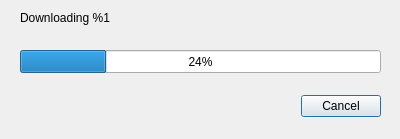
<?xml version="1.0" encoding="UTF-8"?>
<ui version="4.0">
 <class>WizDownloadObjectDataDialog</class>
 <widget class="QDialog" name="WizDownloadObjectDataDialog">
  <property name="geometry">
   <rect>
    <x>0</x>
    <y>0</y>
    <width>400</width>
    <height>139</height>
   </rect>
  </property>
  <property name="sizePolicy">
   <sizepolicy hsizetype="Preferred" vsizetype="Preferred">
    <horstretch>0</horstretch>
    <verstretch>0</verstretch>
   </sizepolicy>
  </property>
  <property name="windowTitle">
   <string>Downloading Object</string>
  </property>
  <widget class="QDialogButtonBox" name="buttonBox">
   <property name="geometry">
    <rect>
     <x>40</x>
     <y>90</y>
     <width>341</width>
     <height>32</height>
    </rect>
   </property>
   <property name="orientation">
    <enum>Qt::Horizontal</enum>
   </property>
   <property name="standardButtons">
    <set>QDialogButtonBox::Cancel</set>
   </property>
  </widget>
  <widget class="QLabel" name="labelDownloading">
   <property name="geometry">
    <rect>
     <x>20</x>
     <y>10</y>
     <width>361</width>
     <height>16</height>
    </rect>
   </property>
   <property name="text">
    <string>Downloading %1</string>
   </property>
  </widget>
  <widget class="QProgressBar" name="progressBar">
   <property name="geometry">
    <rect>
     <x>20</x>
     <y>50</y>
     <width>361</width>
     <height>23</height>
    </rect>
   </property>
   <property name="value">
    <number>24</number>
   </property>
  </widget>
 </widget>
 <resources/>
 <connections>
  <connection>
   <sender>buttonBox</sender>
   <signal>accepted()</signal>
   <receiver>WizDownloadObjectDataDialog</receiver>
   <slot>accept()</slot>
   <hints>
    <hint type="sourcelabel">
     <x>248</x>
     <y>254</y>
    </hint>
    <hint type="destinationlabel">
     <x>157</x>
     <y>274</y>
    </hint>
   </hints>
  </connection>
  <connection>
   <sender>buttonBox</sender>
   <signal>rejected()</signal>
   <receiver>WizDownloadObjectDataDialog</receiver>
   <slot>reject()</slot>
   <hints>
    <hint type="sourcelabel">
     <x>316</x>
     <y>260</y>
    </hint>
    <hint type="destinationlabel">
     <x>286</x>
     <y>274</y>
    </hint>
   </hints>
  </connection>
 </connections>
</ui>
